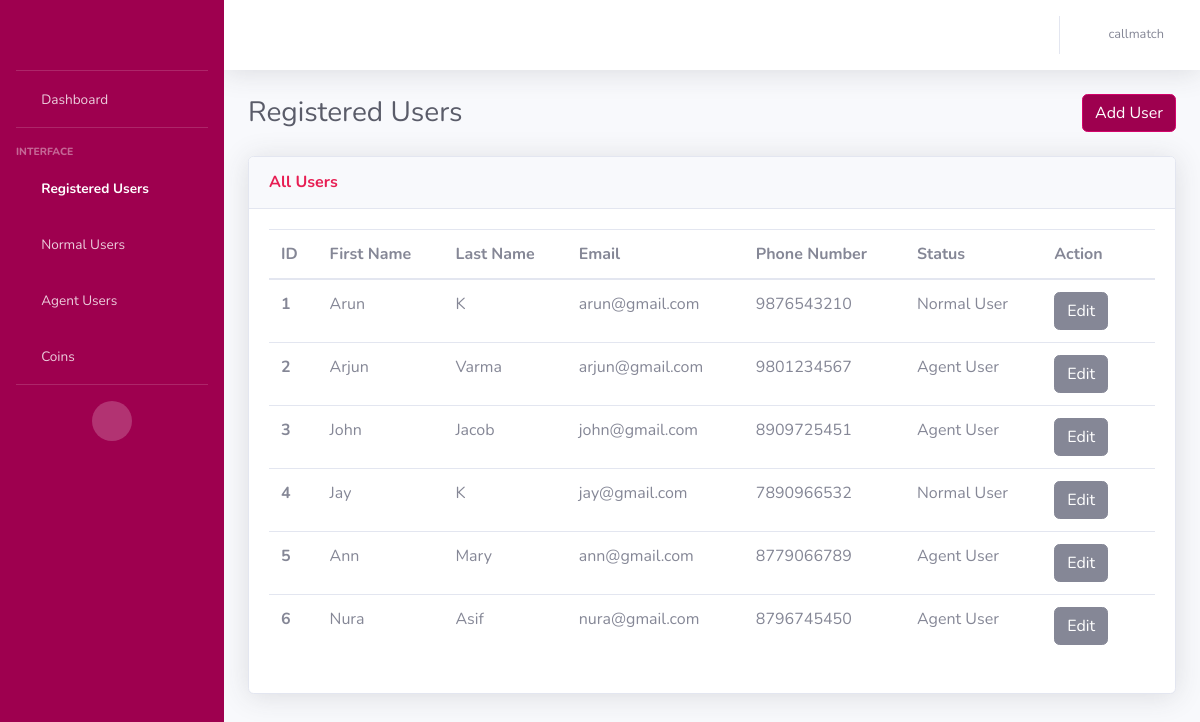
Page /users (signed in) on the earlier database version.
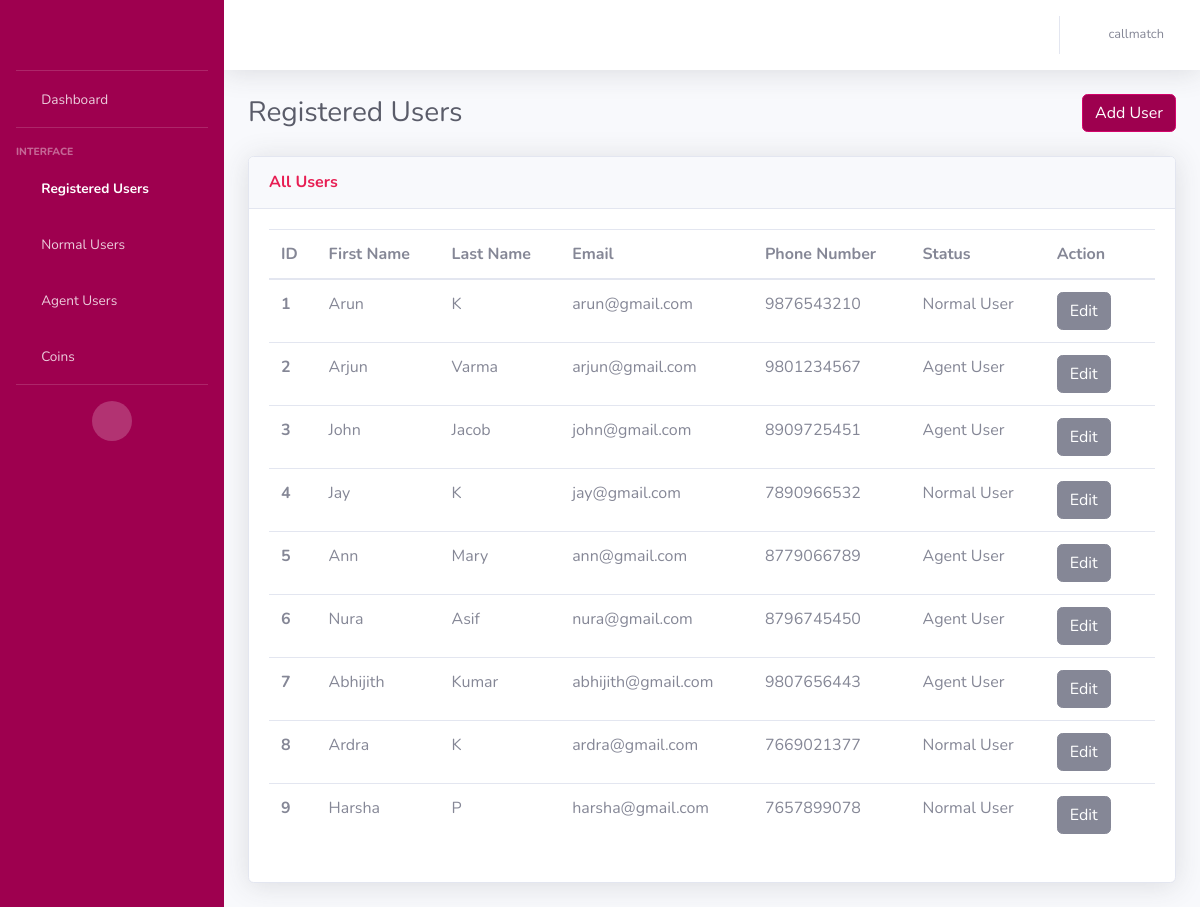
Same page on the later database version.
### AdminApp/models.py (models this page shows, shortened)
class CustomerModel(models.Model):
    NORMAL_USER = 'Normal User'
    AGENT_USER = 'Agent User'
    USER_STATUS_CHOICES = [
        (NORMAL_USER, 'Normal User'),
        (AGENT_USER, 'Agent User'),
    ]
    BOTH = 'Both'
    MALAYALAM = 'Malayalam'
    TAMIL = 'Tamil'
    LANGUAGE_CHOICES = [
        (BOTH, 'Both'),
        (MALAYALAM, 'Malayalam'),
        (TAMIL, 'Tamil'),
    ]
    customer_id = models.AutoField(primary_key = True)
    customer_first_name = models.CharField(max_length=100)
    customer_last_name = models.CharField(max_length=100)
    customer_email = models.EmailField()
    customer_contact = models.CharField(max_length=50)
    status = models.CharField(
        max_length=20,
        choices=USER_STATUS_CHOICES,
        default=NORMAL_USER,
    )
    is_online = models.BooleanField(default=False)
    languages = models.CharField(
        max_length=20,
        choices=LANGUAGE_CHOICES,
        default=BOTH,
    )
    is_existing = models.BooleanField(default=False)
    adhaar_no = models.CharField(max_length=50, null=True, blank=True)

### AdminApp/views.py (the view, shortened to what this page needs)
# urls.py: path('users', views.registered_users, name='users'),
def registered_users(request):
    username = request.session.get('user', None)
    if username is None:
        return redirect('/login')
    else:
        users = CustomerModel.objects.all()
    return render(request, 'registered_users.html', {'users': users, 'username': username})

### templates/registered_users.html (shortened to what this page needs)
<!DOCTYPE html>
<html lang="en">
<head>
    {% load static %}
    <link href="{% static 'vendor/fontawesome-free/css/all.min.css' %}" rel="stylesheet" type="text/css">
    <link href="{% static 'css/sb-admin-2.min.css' %}" rel="stylesheet">
</head>
<body id="page-top">
    <div id="wrapper">
        <ul class="navbar-nav bg-gradient-primary sidebar sidebar-dark accordion" id="accordionSidebar">
            <a class="sidebar-brand d-flex align-items-center justify-content-center" href="{% url 'home' %}">
                <div class="logo" style="background-image: url({% static 'img/call-match.png' %});"></div>
            </a>
            <hr class="sidebar-divider my-0">
            <li class="nav-item ">
                <a class="nav-link" href="{% url 'home' %}">
                    <i class="fas fa-fw fa-tachometer-alt"></i>
                    <span>Dashboard</span></a>
            </li>
            <hr class="sidebar-divider">
            <div class="sidebar-heading">
                Interface
            </div>
            <li class="nav-item active">
                <a class="nav-link" href="{% url 'users' %}">
                    <i class="fas fa-fw fa-table"></i>
                    <span>Registered Users</span></a>
            </li>
            <li class="nav-item">
                <a class="nav-link collapsed" href="#" data-toggle="collapse" data-target="#collapseUtilities"
                    aria-expanded="true" aria-controls="collapseUtilities">
                    <i class="fas fa-fw fa-users"></i>
                    <span>Normal Users</span>
                </a>
            </li>
            <li class="nav-item">
                <a class="nav-link collapsed" href="#" data-toggle="collapse" data-target="#collapseUtilities1"
                    aria-expanded="true" aria-controls="collapseUtilities1">
                    <i class="fas fa-fw fa-users"></i>
                    <span>Agent Users</span>
                </a>
            </li>
            <li class="nav-item">
                <a class="nav-link collapsed" href="#" data-toggle="collapse" data-target="#collapseUtilities2"
                    aria-expanded="true" aria-controls="collapseUtilities1">
                    <i class="fas fa-fw fa-coins"></i>
                    <span>Coins</span>
                </a>
            </li>
            <hr class="sidebar-divider">
            <div class="text-center d-none d-md-inline">
                <button class="rounded-circle border-0" id="sidebarToggle"></button>
            </div>
        </ul>
        <div id="content-wrapper" class="d-flex flex-column">
            <div id="content">
                <nav class="navbar navbar-expand navbar-light bg-white topbar mb-4 static-top shadow">
                    <ul class="navbar-nav ml-auto">
                        <li class="nav-item dropdown no-arrow">
                            <a class="nav-link dropdown-toggle" href="#" id="userDropdown" role="button"
                                data-toggle="dropdown" aria-haspopup="true" aria-expanded="false">
                                <i class="fas fa-fw fa-user"></i>
                                <span class="mr-2 d-none d-lg-inline text-gray-600 small">{{username}}</span>
                            </a>
                        </li>
                    </ul>
                </nav>
                <div class="container-fluid">
                    <div class="d-sm-flex align-items-center justify-content-between mb-4">
                        <h1 class="h3 mb-0 text-gray-800">Registered Users</h1>
                        <div>
                            <a href="{%url 'add_user' %}" class="btn btn-primary">Add User</a>
                        </div>
                    </div>
                    <div class="row">
                        <div class="col">
                            <div class="card shadow mb-4">
                                <div
                                    class="card-header py-3 d-flex flex-row align-items-center justify-content-between">
                                    <h6 class="m-0 font-weight-bold text-primary">All Users</h6>
                                </div>
                                <div class="card-body">
                                    <div class="table-responsive">
                                        <table class="table table-hover all-users">
                                          <thead>
                                            <tr>
                                              <th scope="col">ID</th>
                                              <th scope="col">First Name</th>
                                              <th scope="col">Last Name</th>
                                              <th scope="col">Email</th>
                                              <th scope="col">Phone Number</th>
                                              <th scope="col">Status</th>
                                              <th scope="col">Action</th>
                                            </tr>
                                          </thead>
                                          <tbody>
                                          {% for user in users %}
                                            <tr>
                                               <th scope="row">{{ forloop.counter }}</th>
                                              <td>{{user.customer_first_name}}</td>
                                              <td>{{user.customer_last_name}}</td>
                                              <td>{{user.customer_email}}</td>
                                              <td>{{user.customer_contact}}</td>
                                              <td>
                                                <span id="status_text_{{ user.customer_id }}">{{ user.status }}</span>
                                              </td>
                                              <td>
                                                <button id="edit_button_{{ user.customer_id }}" class="btn btn-secondary" onclick="editStatus('{{ user.customer_id }}')">Edit</button>
                                                <form id="delete_form_{{ user.customer_id }}" method="POST" action="{% url 'delete_user' %}" style="display: inline;">
                                                    <i class="fas fa-trash" onclick="document.getElementById('delete_form_{{ user.customer_id }}').submit();" style="cursor: pointer;"></i>
                                                </form>
                                              </td>
                                            </tr>
                                          {% endfor %}
                                          </tbody>
                                        </table>
                                    </div>
                                </div>
                            </div>
                        </div>
                    </div>
                </div>
            </div>
        </div>
    </div>
</body>
</html>

### templates/registered_users.html (style rules this page uses)
.logo { height:2rem; width:8rem; background-position: center; background-size: cover; background-repeat: no-repeat; }

Differences in the rows shown:
added CustomerModel: customer_first_name "Abhijith", customer_last_name "Kumar", customer_email "abhijith@gmail.com", customer_contact "9807656443", status "Agent User"
added CustomerModel: customer_first_name "Ardra", customer_last_name "K", customer_email "ardra@gmail.com", customer_contact "7669021377", status "Normal User"
added CustomerModel: customer_first_name "Harsha", customer_last_name "P", customer_email "harsha@gmail.com", customer_contact "7657899078", status "Normal User"
